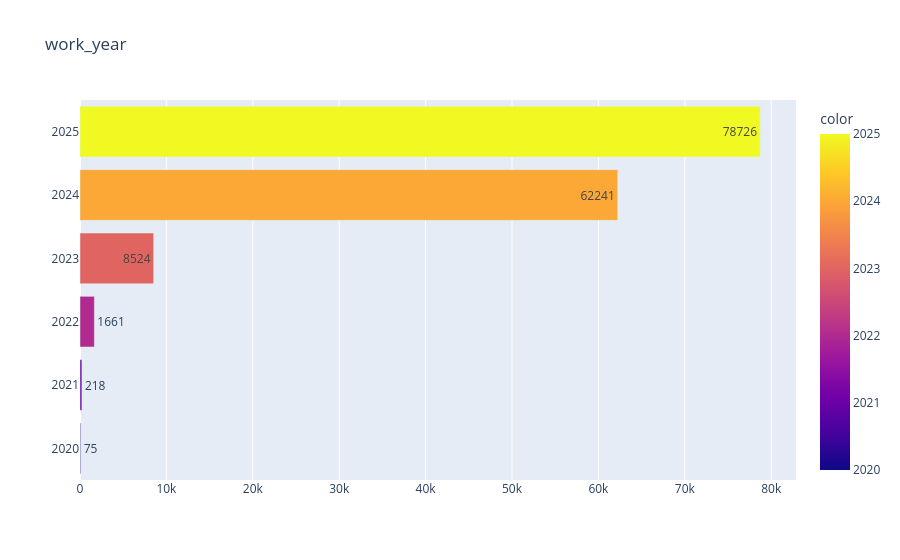

The code cell stored with this chart in its notebook:
### Markdown cell above
#### Numerical Features
This only includes  `work_year`, which is a discrete numerical feature, so we'll plot a barplot aswell:

### Code cell
freq = df['work_year'].value_counts().sort_index()

fig = px.bar(x = freq.values, y = freq.index.astype(str), text = freq.values, title = 'work_year', color = freq.index)

fig.update_xaxes(title_text=None)
fig.update_yaxes(title_text=None)

fig.show()

### Figure 1 — Plotly figure (JSON) as saved in the notebook; plotly's stock layout.template omitted (floating-point values rounded to 4 significant figures)
{"data": [{"hovertemplate": "x=%{x}<br>y=%{y}<br>text=%{text}<br>color=%{marker.color}<extra></extra>", "legendgroup": "", "marker": {"color": [2020, 2021, 2022, 2023, 2024, 2025], "coloraxis": "coloraxis", "pattern": {"shape": ""}}, "name": "", "orientation": "h", "showlegend": false, "text": [75.0, 218.0, 1661.0, 8524.0, 62240.0, 78730.0], "textposition": "auto", "type": "bar", "x": [75, 218, 1661, 8524, 62241, 78726], "xaxis": "x", "y": ["2020", "2021", "2022", "2023", "2024", "2025"], "yaxis": "y"}], "layout": {"barmode": "relative", "coloraxis": {"colorbar": {"title": {"text": "color"}}, "colorscale": [[0, "#0d0887"], [0.1111, "#46039f"], [0.2222, "#7201a8"], [0.3333, "#9c179e"], [0.4444, "#bd3786"], [0.5556, "#d8576b"], [0.6667, "#ed7953"], [0.7778, "#fb9f3a"], [0.8889, "#fdca26"], [1, "#f0f921"]]}, "legend": {"tracegroupgap": 0}, "title": {"text": "work_year"}, "xaxis": {"anchor": "y", "domain": [0, 1], "title": {}}, "yaxis": {"anchor": "x", "domain": [0, 1], "title": {}}}}
